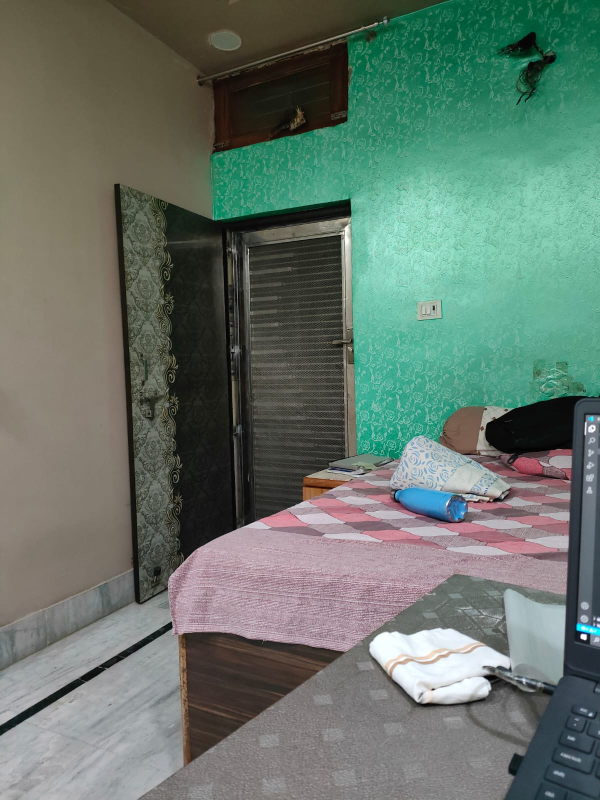
#> input picture AUTONOMOUS VEHICLE/Opnecv gm/Practice/room.jpg, 1200 x 1600 px, found by its file name (shown at 1/2 size)
$ python 4hough_trasnformation.py
#> lines starting #> are read from the running program, lines starting #| are printed output that depends on the picture; after the words box and inside, x2 and y2 are one past the last pixel; in counts of white or black regions, pixels touching at a corner belong together
import cv2 as cv
import numpy as np
from matplotlib import pyplot as plt
from img_disp import mult_disp as show


original = cv.imread((r"C:\Users\risha\OneDrive\Desktop\Opnecv gm\Practice\room.jpg"))
#> original is the input picture: shape (1600, 1200, 3); mean B, G, R 107.1, 117.4, 101.4

original = cv.resize(original,(500,400), interpolation= cv.INTER_LINEAR)
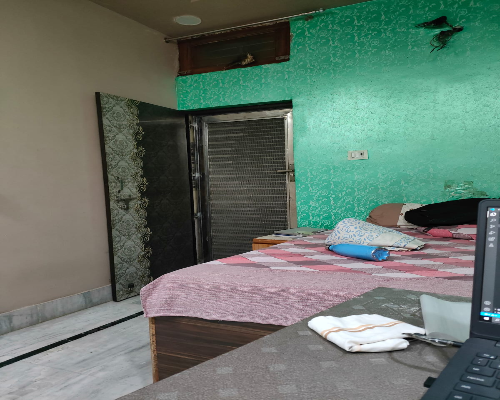
#> original: shape (400, 500, 3); mean B, G, R 107.1, 117.4, 101.4
gray = cv.cvtColor(original,cv.COLOR_BGR2GRAY)
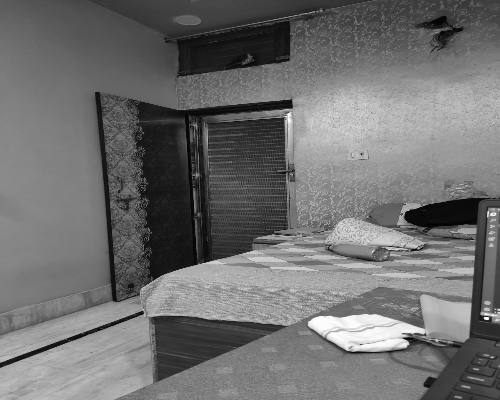
#> gray: shape (400, 500); min 1, max 255, mean 111.4
# CANNY
edges = cv.Canny(gray,200,300)
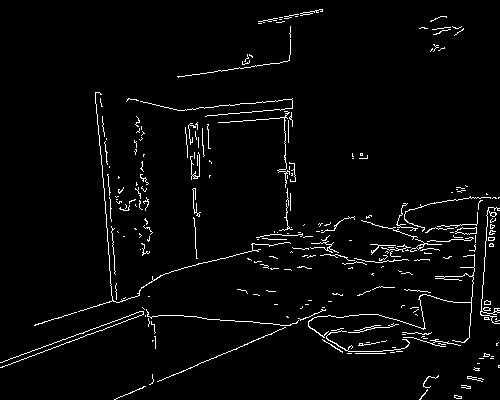
#> edges: shape (400, 500); 3.1% white in thin lines or dots


blur = cv.GaussianBlur(edges,(5,5),0)
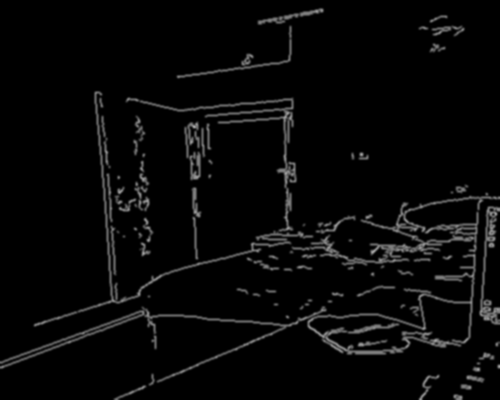
#> blur: shape (400, 500); min 0, max 164, mean 7.9
# HOUGHLINESP
lines= cv.HoughLinesP(blur,1,np.pi/180,100,minLineLength=200,maxLineGap=30)
#> lines = 37 rows, first 6: [112, 397, 327, 310], [292, 272, 499, 209], [150, 278, 463, 194], [129, 312, 368, 332], [112, 398, 327, 311], [285, 271, 499, 206]
for line in lines:
    x1,y1,x2,y2 = line[0]
    cv.line(original,(x1,y1),(x2,y2),(0,255,0),2)
#> this loop made 37 passes
#> (x1, y1, x2, y2) on passes 1 to 12: (112, 397, 327, 310), (292, 272, 499, 209), (150, 278, 463, 194), (129, 312, 368, 332), (112, 398, 327, 311), (285, 271, 499, 206), (288, 271, 499, 207), (134, 311, 499, 342), (121, 399, 327, 312), (95, 90, 115, 320), (129, 313, 361, 334), (93, 90, 113, 321)
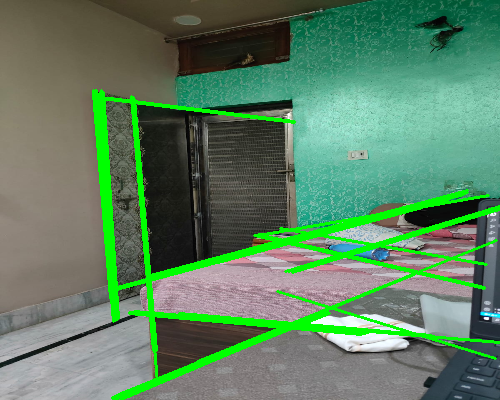
#> original: shape (400, 500, 3); 7.75% of pixels changed, all inside (x1, y1, x2, y2) = (92, 89, 500, 400)


show(original,gray,edges,width=500,height=350)
#> (this line was passed over: img_disp is not available in this run)

# [8 lines of commented-out code are left out]
